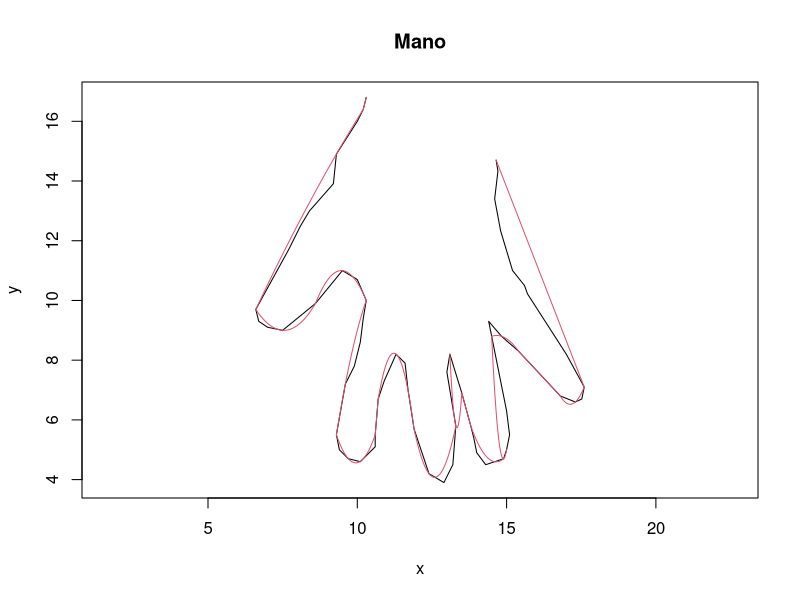

Here is the R script that generated this plot:

rm(list=ls())

metodo <- "fmm"  # metodos : ("fmm","natural","periodic") 

graf <- function(arr1,arr2, color)
{
  points(arr1,arr2, pch=7, cex=0.5, col = color, asp=1,xlab="X", ylab="Y", main="Diagrama ")
}

# esto, dadas dos listas, encuentra los 3 mejores puntos para spline, tomando los dos extremos y alguno intermedio
findMin <- function(lisx, lisy, liminf, limsup)
{
  errmin <- 0
  pt     <- 0
  prim   <- TRUE
  intersec  <- 0
  bstintrsc <- 0
  
  for( i in liminf:limsup)
  {
    valx <-          lisx[liminf]
    valx <- c( valx, lisx[i] )
    valx <- c( valx, lisx[limsup] )
    
    valy <-          lisy[liminf]
    valy <- c( valy, lisy[i] )
    valy <- c( valy, lisy[limsup] )
    
    sumerr <- 0    
    
    ttam <- limsup - liminf
    ret  <- spline( valx , valy , n = ttam , method = metodo)
    ry   <- ret$y
    
    intersec <- 0
    
    #lines(spline(valx, valy, n = ttam, method = metodo), col = 3)
    
    for( j in 1:ttam )
    {
      if (lisy[ liminf + j ] ==  ry[ j ])
      {
        intersec <- intersec + 1
        #cat (lisy[ liminf + j ]  ,"-----",  ry[ j ],"\n")
      }
      sumerr <- sumerr + abs( lisy[ liminf + j ] -  ry[ j ] ) 
    }
    if ( !is.nan( sumerr ) && ( prim || sumerr < errmin ) )
    {
      errmin <- sumerr
      pt     <- i 
      prim   <- FALSE
      bstintrsc <- intersec
    }
  }
  #cat("best intersectioon : " , bstintrsc," \n")
  #cat ("final : ",errmin ,"    ",pt,"\n")
  return( c(pt,errmin,bstintrsc) )
}

puntos <- function(x,y)
{
  totintersect <- 0
  increm <- 1.4
  errorinicial  <- 1
  erroraceptado <- errorinicial
  puntos <- c(1)
  top    <- 1 
  min    <- c(Inf,Inf,Inf,Inf,Inf)# de, medio , hasta, valor, puntos intersectantes 
  i      <- 1
  prim   <- TRUE
  len    <- 0 # longitud del tramo actual 
  
  while ( top != length(x) )
  {
    if ( i - top >= 1)
    {
      ret <- findMin(x,y,top,i) 
      
      if ( abs(min[4] - ret[2]) <= erroraceptado || prim) # si se encuentran otros valores que minimicen el error, se guardan. o si es el primer valor revisado
      {
        min <- c( top ,ret[1], i, ret[2],ret[3])
        prim = FALSE
        erroraceptado <- erroraceptado + increm*(len/length(x)) # para darle mas 
        len <- 1 # se reinicia la longitud actual 
      }
      else
      {
        len <- len + 1 # aumenta la longitud del tramo actual
      }
      
      if ( i >= length(x) )
      {
        nx <- c( x[ min[1] ], x[ min[2] ] , x[ min[3] ] )
        ny <- c( y[ min[1] ], y[ min[2] ] , y[ min[3] ] )
        lines(spline(nx, ny, n = 200, method = metodo ), col = 2)
        
        #curve(spline(nx, ny, n = 200, method = metodo ), col = 2)
        
        erroraceptado <- errorinicial # reiniciar el error aceptado
        
        cat("desde : ",min[1],"\tpunto medio : ",min[2], "\thasta : ",min[3], "\tpuntos intersectantes : ",min[5],"\terror : ",min[4],"\n")
        totintersect <- totintersect + min[5]
        if ( min[2] == puntos[ length( puntos ) ] ) 
        {
          puntos <- c( puntos,min[ 3 ] ) # min[1] en teoria es el ultimo de los anteriores, entonces ya esta 
        }
        else
        {
          puntos <- c( puntos,min[ 2:3 ] )
        }
        
        top <- min[3]
        i   <- top
        
        min  <- c(Inf,Inf,Inf,Inf,Inf)# de, medio , hasta, valor, interseccion
        prim <- TRUE
      }
      else 
      {
        i <- i + 1  
      }
    }
    else 
    {
      i <- i + 1  
    }
    
    if ( i >= length(x) ) # por si acaso :v 
    {
      i <- length(x)
    }
  }
  cat("\n\nlen : ",length(puntos),"\ttotal de puntos intersectantes : ",totintersect,"\n",puntos,"\n")
}

# datos originales 
#x=c(14.65, 14.71, 14.6, 14.8, 15.2, 15.6, 15.7, 17.0, 17.6, 17.52, 17.3, 16.8, 15.4, 14.83, 14.4, 14.5, 15.0, 15.1, 15.0, 14.9, 14.6, 14.3, 14.0, 13.9, 13.8, 13.5, 13.1, 13.0, 13.3, 13.2, 13.1, 12.9, 12.4, 11.9, 11.7, 11.6, 11.3, 10.9, 10.7, 10.6, 10.6, 10.1, 9.7, 9.4, 9.3, 9.6, 9.9, 10.1, 10.2, 10.3, 9.10, 8.6, 7.5, 7.0, 6.7, 6.6, 7.70, 8.00, 8.10, 8.40,9.20, 9.30, 10, 10.2, 10.3, 10.0, 9.50)                                                                                                       
#y=c(14.7, 14.33, 13.4, 12.33, 11.0, 10.5, 10.22, 8.20, 7.10, 6.70, 6.60, 6.80, 8.30, 8.80, 9.30, 8.80, 6.30, 5.50, 5.00, 4.70, 4.60, 4.50, 4.90, 5.40, 5.80, 6.90, 8.20, 7.60, 5.80, 4.50, 4.30, 3.90, 4.20, 5.70, 7.00, 7.90, 8.20, 7.30, 6.70, 5.50, 5.10, 4.60, 4.7, 5.0, 5.5, 7.2, 7.8, 8.60, 9.40, 10.0, 10.7, 9.9, 9.0, 9.1, 9.3, 9.7, 11.7, 12.3, 12.5, 13.0,13.91, 14.9, 16, 16.4, 16.8, 10.7, 11.0)     

# reorganizacion de datos 
x = c(14.65, 14.71, 14.6, 14.8, 15.2, 15.6, 15.7, 17.0, 17.6, 17.52, 17.3, 
  16.8, 15.4, 14.83, 14.4, 14.5, 
  15.0, 15.1, 15.0, 14.9, 14.6, 14.3, 14.0, 13.9, 13.8, 13.5, 13.1, 13.0, 
  13.3, 13.2, 13.1, 12.9, 12.4, 11.9, 11.7, 11.6, 11.3, 10.9, 
  10.7, 10.6, 10.6, 10.1, 9.7, 9.4, 9.3, 9.6, 9.9, 10.1, 10.2, 10.3,  10.0, 9.5, 
  8.6, 7.5, 7.0, 6.7, 6.6, 7.7, 
  8.0, 8.1, 8.4, 9.2, 9.3, 10, 10.2, 10.3)

y = c(14.7, 14.33, 13.4, 12.33, 11.0, 10.5, 10.22, 8.2, 7.1, 6.7, 6.6, 
  6.8, 8.3, 8.8, 9.3, 8.8, 
  6.3, 5.5, 5.0, 4.7, 4.6, 4.5, 4.9, 5.4, 5.8, 6.9, 8.2, 7.6, 
  5.8, 4.5, 4.3, 3.9, 4.2, 5.7, 7.0, 7.9, 8.2, 7.3, 
  6.7, 5.5, 5.1, 4.6, 4.7, 5.0, 5.5, 7.2, 7.8, 8.6, 9.4, 10.0,  10.7, 11.0, 
  9.9, 9.0, 9.1, 9.3, 9.7, 11.7, 
  12.3, 12.5, 13.0, 13.91, 14.9, 16, 16.4, 16.8)

#y=c(3,3.7,3.9,4.5,5.7,6.69,7.12,6.7,4.45,7,6.1,5.6,5.87,5.15,4.1,4.3,4.1,3)                                                                                                       
#x=c(1,2,5,6,7.5,8.1,10,13,17.6,20,23.5,24.5,25,26.5,27.5,28,29,30)      

plot(x,y,type="l",asp=1,main="Mano")

## de cada uno de estos cortes deberian terminar quedando unos 3 puntos 

puntos(x,y)
